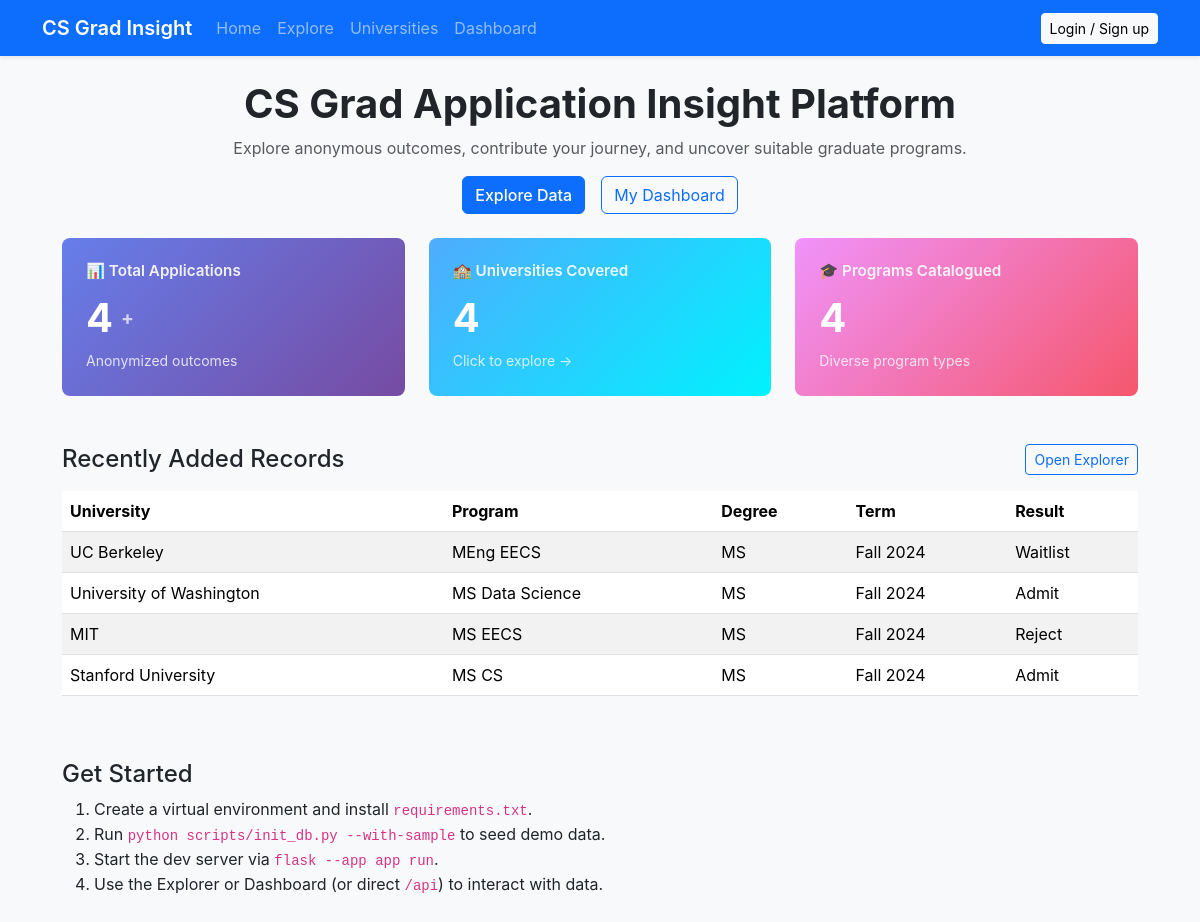
/, run on an earlier commit of the app's database.
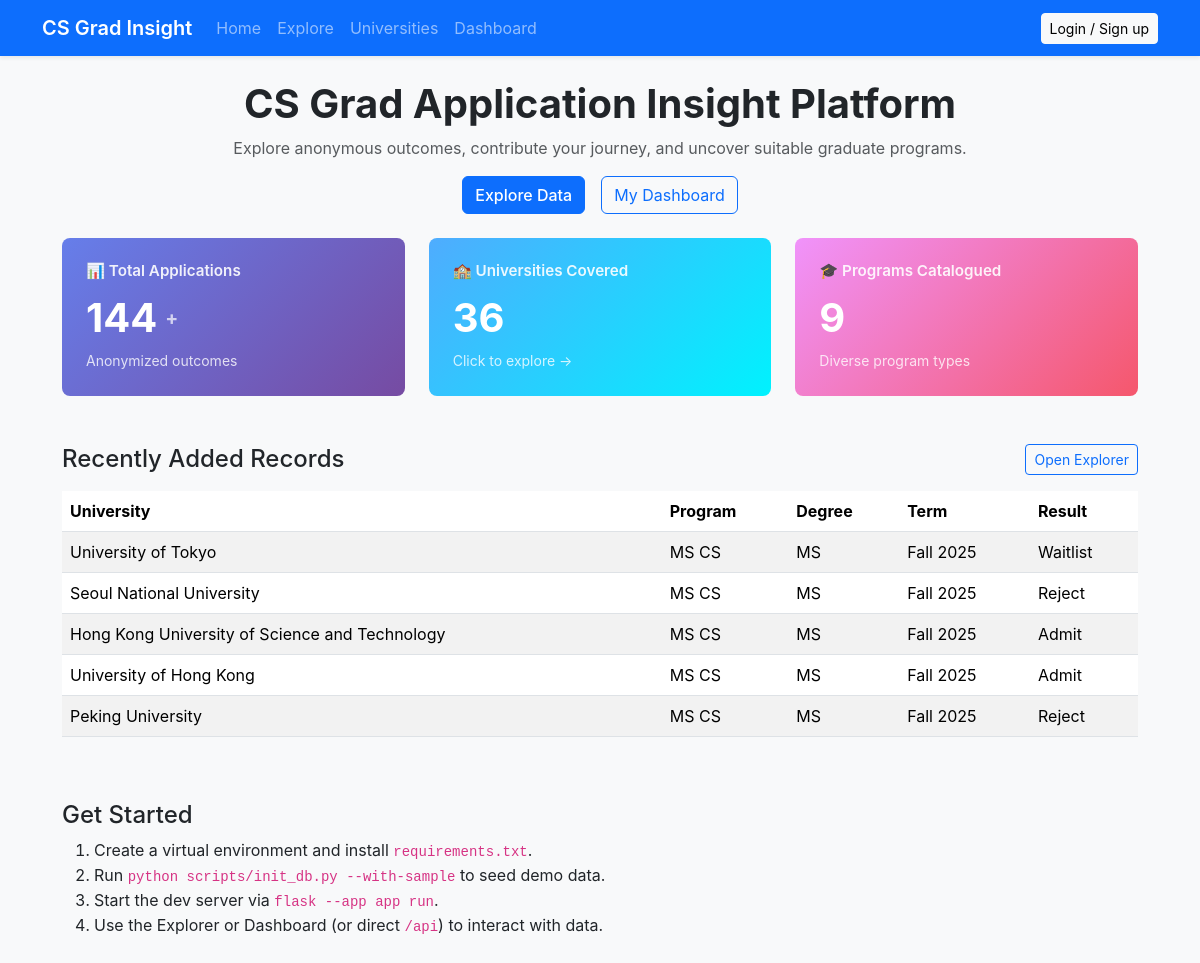
And on a later commit of the database.
### app.py (models this page shows, shortened)
class TimestampMixin:
    created_at = db.Column(db.DateTime, default=datetime.utcnow)
    updated_at = db.Column(
        db.DateTime, default=datetime.utcnow, onupdate=datetime.utcnow
    )

class ApplicationRecord(TimestampMixin, db.Model):
    __tablename__ = "application_records"
    id = db.Column(db.Integer, primary_key=True)
    user_id = db.Column(db.Integer, db.ForeignKey("users.id"), nullable=False)
    university = db.Column(db.String(120), nullable=False)
    program = db.Column(db.String(120), nullable=False)
    country = db.Column(db.String(80))
    degree = db.Column(db.String(32))
    term = db.Column(db.String(32))
    result = db.Column(db.String(32), nullable=False)
    funding = db.Column(db.String(120))
    notes = db.Column(db.Text)
    gpa = db.Column(db.Float)
    gpa_scale = db.Column(db.Float)
    gre_total = db.Column(db.Integer)
    research_experience = db.Column(db.Boolean, default=False)
    internship_experience = db.Column(db.Boolean, default=False)
    recommendation_strength = db.Column(db.String(32))
    user = db.relationship("User", back_populates="applications")
    def to_public_dict(self) -> Dict[str, Any]:
        return {
            "id": self.id,
            "university": self.university,
            "program": self.program,
            "country": self.country,
            "degree": self.degree,
            "term": self.term,
            "result": self.result,
            "funding": self.funding,
            "gpa": self.gpa,
            "gpa_scale": self.gpa_scale,
            "gre_total": self.gre_total,
            "research_experience": self.research_experience,
            "internship_experience": self.internship_experience,
            "recommendation_strength": self.recommendation_strength,
            "created_at": self.created_at.isoformat() if self.created_at else None,
        }

### app.py (the view)
    @app.route("/")
    def home():
        stats = get_public_stats()
        return render_template("index.html", stats=stats)

### app.py (called while the page is built)
def get_current_user() -> Optional[User]:
    user_id = session.get("user_id")
    if not user_id:
        return None
    return db.session.get(User, user_id)

def get_public_stats() -> Dict[str, Any]:
    total_applications = ApplicationRecord.query.count()
    university_count = db.session.query(ApplicationRecord.university).distinct().count()
    program_count = db.session.query(ApplicationRecord.program).distinct().count()
    recent = (
        ApplicationRecord.query.order_by(ApplicationRecord.created_at.desc())
        .limit(5)
        .all()
    )
    return {
        "total_applications": total_applications,
        "universities": university_count,
        "programs": program_count,
        "recent_applications": [record.to_public_dict() for record in recent],
    }

### templates/index.html (shortened to what this page needs)
{% extends "base.html" %}
{% block content %}
<header class="mb-4 text-center">
  <h1 class="fw-bold">CS Grad Application Insight Platform</h1>
  <p class="text-muted">
    Explore anonymous outcomes, contribute your journey, and uncover suitable graduate programs.
  </p>
  <div class="d-flex justify-content-center gap-3 flex-wrap">
    <a class="btn btn-primary" href="{{ url_for('explore_page') }}">Explore Data</a>
    <a class="btn btn-outline-primary" href="{{ url_for('dashboard_page') }}">My Dashboard</a>
  </div>
</header>
<section class="row g-4 mb-5" id="stats-section">
  <div class="col-md-4">
    <div class="stat-card applications cursor-pointer" onclick="showApplicationsModal()" data-bs-toggle="tooltip" title="Click to explore applications">
      <h4>📊 Total Applications</h4>
      <div class="stat-value">
        <span id="total-apps-display">{{ stats.total_applications }}</span>
        <span style="font-size: 1.2rem; opacity: 0.7;">+</span>
      </div>
      <small style="opacity: 0.8;">Anonymized outcomes</small>
    </div>
  </div>
  <div class="col-md-4">
    <a href="{{ url_for('universities_page') }}" class="text-decoration-none">
      <div class="stat-card universities cursor-pointer" data-bs-toggle="tooltip" title="Explore universities">
        <h4>🏫 Universities Covered</h4>
        <div class="stat-value">
          <span id="total-unis-display">{{ stats.universities }}</span>
        </div>
        <small style="opacity: 0.8;">Click to explore →</small>
      </div>
    </a>
  </div>
  <div class="col-md-4">
    <div class="stat-card programs cursor-pointer" onclick="showProgramsModal()" data-bs-toggle="tooltip" title="Click to see program breakdown">
      <h4>🎓 Programs Catalogued</h4>
      <div class="stat-value">
        <span id="total-progs-display">{{ stats.programs }}</span>
      </div>
      <small style="opacity: 0.8;">Diverse program types</small>
    </div>
  </div>
</section>
<section class="mb-5">
  <div class="d-flex justify-content-between align-items-center mb-3 flex-wrap gap-3">
    <h2 class="h4 m-0">Recently Added Records</h2>
    <a href="{{ url_for('explore_page') }}" class="btn btn-sm btn-outline-primary">Open Explorer</a>
  </div>
  {% if stats.recent_applications %}
  <div class="table-responsive">
    <table class="table table-striped">
      <thead>
        <tr>
          <th>University</th>
          <th>Program</th>
          <th>Degree</th>
          <th>Term</th>
          <th>Result</th>
        </tr>
      </thead>
      <tbody>
        {% for app in stats.recent_applications %}
        <tr>
          <td>{{ app.university }}</td>
          <td>{{ app.program }}</td>
          <td>{{ app.degree or '-' }}</td>
          <td>{{ app.term or '-' }}</td>
          <td>{{ app.result }}</td>
        </tr>
        {% endfor %}
      </tbody>
    </table>
  </div>
  {% else %}
  <p class="text-muted">No public data yet. Be the first to contribute!</p>
  {% endif %}
</section>
<section>
  <h2 class="h4">Get Started</h2>
  <ol>
    <li>Create a virtual environment and install <code>requirements.txt</code>.</li>
    <li>Run <code>python scripts/init_db.py --with-sample</code> to seed demo data.</li>
    <li>Start the dev server via <code>flask --app app run</code>.</li>
    <li>Use the Explorer or Dashboard (or direct <code>/api</code>) to interact with data.</li>
  </ol>
</section>
{% endblock %}

### templates/base.html (shortened to what this page needs)
<!DOCTYPE html>
<html lang="en">
  <head>
    <link
      rel="stylesheet"
      href="https://cdn.jsdelivr.net/npm/bootstrap@5.3.3/dist/css/bootstrap.min.css"
    />
    <link
      rel="stylesheet"
      href="{{ url_for('static', filename='css/main.css') }}"
    />
  </head>
  <body class="bg-light">
    <nav class="navbar navbar-expand-lg navbar-dark bg-primary">
      <div class="container">
        <a class="navbar-brand fw-semibold" href="{{ url_for('home') }}">
          CS Grad Insight
        </a>
        <div class="collapse navbar-collapse" id="mainNav">
          <ul class="navbar-nav me-auto mb-2 mb-lg-0">
            <li class="nav-item">
              <a class="nav-link" href="{{ url_for('home') }}">Home</a>
            </li>
            <li class="nav-item">
              <a class="nav-link" href="{{ url_for('explore_page') }}">Explore</a>
            </li>
            <li class="nav-item">
              <a class="nav-link" href="{{ url_for('universities_page') }}">Universities</a>
            </li>
            <li class="nav-item">
              <a class="nav-link" href="{{ url_for('dashboard_page') }}">Dashboard</a>
            </li>
          </ul>
          <div class="d-flex align-items-center gap-2">
            {% if current_user %}
            <span class="text-white-50 small">{{ current_user.email }}</span>
            <button class="btn btn-outline-light btn-sm" data-logout>
              Logout
            </button>
            {% else %}
            <a class="btn btn-light btn-sm" href="{{ url_for('auth_page') }}">
              Login / Sign up
            </a>
            {% endif %}
          </div>
        </div>
      </div>
    </nav>
    <main class="container py-4">
      {% block content %}{% endblock %}
    </main>
  </body>
</html>

### static/css/main.css (style rules this page uses)
:root { --primary-color: #0d6efd; --success-color: #198754; --warning-color: #ffc107; --danger-color: #dc3545; --light-bg: #f8f9fa; }
* { transition: background-color 0.2s ease, color 0.2s ease; }
html, body { height: 100%; }
body { min-height: 100vh; display: flex; flex-direction: column; background-color: #fff; font-family: -apple-system, BlinkMacSystemFont, 'Segoe UI', Roboto, 'Helvetica Neue', Arial, sans-serif; }
nav.navbar { box-shadow: 0 0.125rem 0.25rem rgba(0, 0, 0, 0.075); }
main.container { max-width: 1100px; flex: 1; }
.table-responsive { overflow-y: auto; }
.table tbody tr { transition: background-color 0.15s ease; }
.btn { transition: all 0.2s ease; }
.btn-primary, .btn-success, .btn-danger, .btn-warning { font-weight: 500; }
.stat-card { padding: 1.5rem; border-radius: 0.5rem; background: linear-gradient(135deg, #667eea 0%, #764ba2 100%); color: white; cursor: pointer; transition: all 0.3s cubic-bezier(0.4, 0, 0.2, 1); position: relative; overflow: hidden; }
.stat-card::before { content: ''; position: absolute; top: 0; left: -100%; width: 100%; height: 100%; background: rgba(255, 255, 255, 0.1); transition: left 0.5s ease; }
.stat-card.applications { background: linear-gradient(135deg, #667eea 0%, #764ba2 100%); }
.stat-card.programs { background: linear-gradient(135deg, #f093fb 0%, #f5576c 100%); }
.stat-card.universities { background: linear-gradient(135deg, #4facfe 0%, #00f2fe 100%); }
.stat-card h4 { margin: 0; font-size: 0.95rem; font-weight: 600; opacity: 0.9; }
.stat-card .stat-value { font-size: 2.5rem; font-weight: 700; margin: 0.5rem 0 0 0; display: flex; align-items: center; gap: 0.5rem; }

What changed in the data, as far as the page shows it:
no longer on this page (row edited): ApplicationRecord: university "UC Berkeley", program "MEng EECS", degree "MS", term "Fall 2024", result "Waitlist"
no longer on this page (row edited): ApplicationRecord: university "University of Washington", program "MS Data Science", degree "MS", term "Fall 2024", result "Admit"
no longer on this page (row edited): ApplicationRecord: university "MIT", program "MS EECS", degree "MS", term "Fall 2024", result "Reject"
no longer on this page (row edited): ApplicationRecord: university "Stanford University", program "MS CS", degree "MS", term "Fall 2024", result "Admit"
added ApplicationRecord: university "University of Tokyo", program "MS CS", degree "MS", term "Fall 2025", result "Waitlist"
added ApplicationRecord: university "Seoul National University", program "MS CS", degree "MS", term "Fall 2025", result "Reject"
added ApplicationRecord: university "Hong Kong University of Science and Technology", program "MS CS", degree "MS", term "Fall 2025", result "Admit"
added ApplicationRecord: university "University of Hong Kong", program "MS CS", degree "MS", term "Fall 2025", result "Admit"
added ApplicationRecord: university "Peking University", program "MS CS", degree "MS", term "Fall 2025", result "Reject"
Also different on the page:
{{ stats.total_applications }}: "4" → "144"
{{ stats.universities }}: "4" → "36"
{{ stats.programs }}: "4" → "9"
